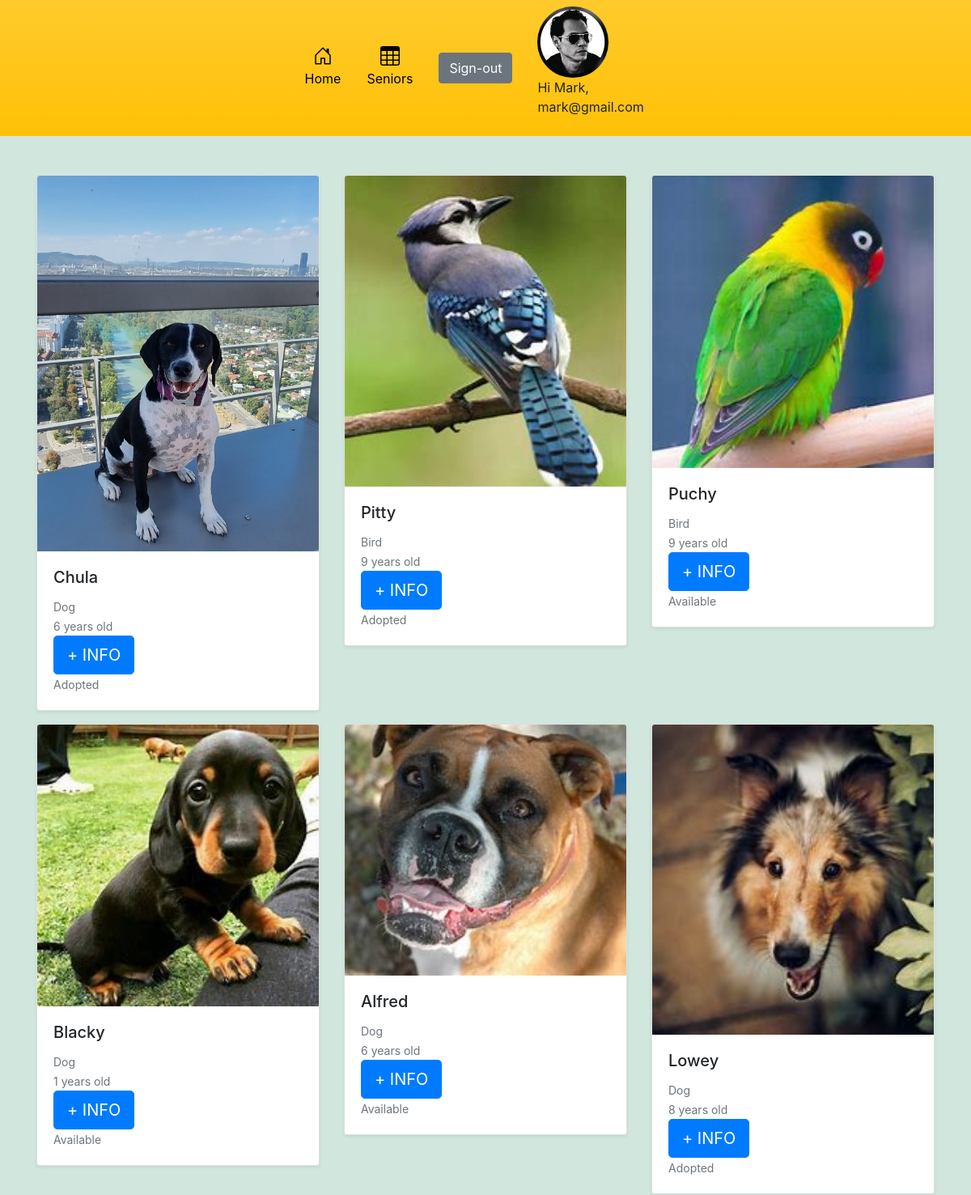
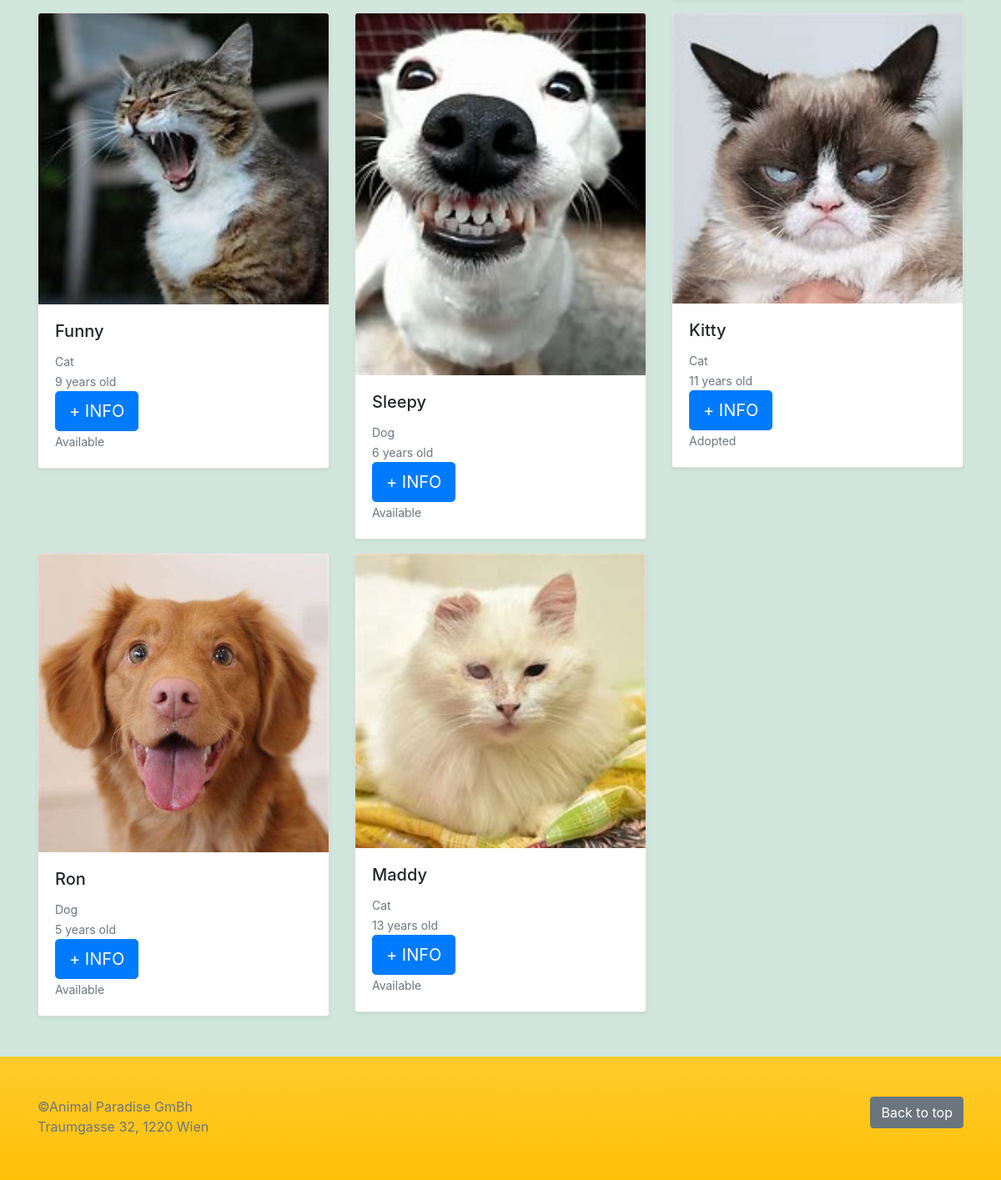
The page /home.php (signed in) on the database its author committed (2 pictures, top to bottom).
### tables this page shows
CREATE TABLE `users` (
  `id` int(11) NOT NULL,
  `first_name` varchar(50) NOT NULL,
  `last_name` varchar(100) NOT NULL,
  `phone_number` varchar(50) NOT NULL,
  `password` varchar(256) NOT NULL,
  `email` varchar(100) NOT NULL,
  `picture` varchar(255) NOT NULL,
  `address` varchar(255) NOT NULL,
  `status` varchar(4) NOT NULL DEFAULT 'user'
);

CREATE TABLE `animals` (
  `id` int(11) NOT NULL,
  `name` varchar(100) NOT NULL,
  `location` varchar(100) NOT NULL,
  `picture` varchar(255) NOT NULL,
  `description` varchar(255) NOT NULL,
  `size` varchar(10) NOT NULL,
  `age` int(3) NOT NULL,
  `color` varchar(20) DEFAULT NULL,
  `type` varchar(20) NOT NULL,
  `vaccinated` varchar(20) NOT NULL,
  `status` varchar(50) NOT NULL
);

### home.php (the view, shortened to what this page needs)
<?php
require_once "components/db_connection.php";
$sql_user = "SELECT * FROM users WHERE id = {$_SESSION["user"]}";
$run_query_user = mysqli_query($connect, $sql_user);
$row_user = mysqli_fetch_assoc($run_query_user);
$sql = "SELECT * FROM animals";
$result = mysqli_query($connect, $sql);
$tbody = '';
if (mysqli_num_rows($result)  > 0) {
  while ($row = mysqli_fetch_assoc($result)) {
    $tbody .= "
      <div class='col'>
          <div class='card shadow-sm'>
            <img src='animals/pictures/$row[picture]' class='card-img-top '>
            <div class='card-body'>
              <h5 class='card-title'>$row[name]</h5>
              <small class='text-muted'>$row[type]</small><br>
              <small class='text-muted'>$row[age] years old</small><br>
              <div class='d-flex justify-content-between align-items-center'>
                <a href='animals/details.php?id=$row[id]' class='btn btn-lg btn-primary'>+ INFO</a>
              </div>
                <small class='text-muted'>$row[status]</small>
            </div>
          </div>
        </div>";
  }
} else {
  $tbody =  "<tr><td colspan='5'><center>No Data Available </center></td></tr>";
};
?>
<!doctype html>
<html lang="en">
<head>
  <?php require_once 'components/bootstrap.php' ?>
  <link href="../assets/dist/css/bootstrap.min.css" rel="stylesheet">
</head>
<body class="bg-success-subtle">
  <header>
    <div class="px-3 py-2 bg-warning bg-gradient">
      <div class="container">
        <div class="d-flex flex-wrap align-items-center  justify-content-lg-center ">
          <div class="nav col-12 col-lg-auto justify-content-center text-black ">
            <a href="home.php" class="nav-link ">
              <svg class="bi d-block mx-auto mb-1" width="24" height="24">
                <use xlink:href="#home" />
              </svg>
              Home
            </a>
            <a href="animals/seniors.php" class="nav-link">
              <svg class="bi d-block mx-auto mb-1" width="24" height="24">
                <use xlink:href="#table"></use>
              </svg>
              Seniors
            </a>
            <a href="users/logout.php?logout">
              <button type="button" class="btn btn-secondary m-3">
                Sign-out
              </button>
            </a>
          </div>
          <div class="hero">
            <img class="userImage rounded-circle w-50 h-50" src="users/pictures/<?php echo $row_user['picture']; ?>" alt="<?php echo $row_user['first_name']; ?>">
            <p>Hi <?php echo $row_user['first_name'] . ",<br> " . $row_user['email']; ?></p>
          </div>
        </div>
      </div>
    </div>
  </header>
  <main>
    <div class="album py-5 ">
      <div class="container">
        <div class="row row-cols-1 row-cols-sm-2 row-cols-md-3 g-3">
          <?= $tbody; ?>
        </div>
      </div>
    </div>
  </main>
  <footer class="text-muted py-5  bg-warning bg-gradient">
    <div class="container">
      <p class="float-end mb-1">
        <a href="#" class="btn btn-secondary">Back to top</a>
      </p>
      <p class="mb-1">&copy;Animal Paradise GmBh <br>
        Traumgasse 32, 1220 Wien</p>
    </div>
  </footer>
</body>
</html>

### components/bootstrap.php (shortened to what this page needs)
<link href="https://cdn.jsdelivr.net/npm/bootstrap@5.3.0-alpha1/dist/css/bootstrap.min.css" rel="stylesheet">
<link rel="stylesheet" href="https://cdn.jsdelivr.net/npm/bootstrap-icons@1.10.3/font/bootstrap-icons.css">

### home.php (style rules this page uses)
.bi { vertical-align: -.125em; fill: currentColor; }
.nav-link { color: black; }

### rows shown on the page
users: picture (picture), first_name "Mark", email "mark@gmail.com"
animals: picture (picture), name "Chula", type "Dog", age "6", status "Adopted"
animals: picture (picture), name "Pitty", type "Bird", age "9", status "Adopted"
animals: picture (picture), name "Puchy", type "Bird", age "9", status "Available"
animals: picture (picture), name "Blacky", type "Dog", age "1", status "Available"
animals: picture (picture), name "Alfred", type "Dog", age "6", status "Available"
animals: picture (picture), name "Lowey", type "Dog", age "8", status "Adopted"
animals: picture (picture), name "Funny", type "Cat", age "9", status "Available"
animals: picture (picture), name "Sleepy", type "Dog", age "6", status "Available"
animals: picture (picture), name "Kitty", type "Cat", age "11", status "Adopted"
animals: picture (picture), name "Ron", type "Dog", age "5", status "Available"
animals: picture (picture), name "Maddy", type "Cat", age "13", status "Available"
